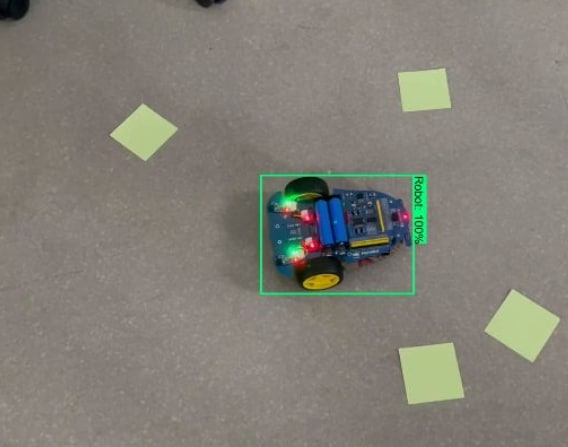
#> input picture img_src/neural-net.jpg, 568 x 447 px, given in place of the camera
$ python main.py
#> lines starting #> are read from the running program, lines starting #| are printed output that depends on the picture; after the words box and inside, x2 and y2 are one past the last pixel; in counts of white or black regions, pixels touching at a corner belong together
### source_files/linux_server/recognition_module.py
import cv2
from mask_structure import *
import numpy as np


class RecognitionUnit:

    def __init__(self):
        try:
            # init camera entity
            self.Camera = cv2.VideoCapture(0)

            self.Camera.set(3, 720)
            self.Camera.set(4, 480)

            if not self.Camera.isOpened():
                raise 'Can`t open the video stream'

            print('[DEBUG] RecognitionUnit initialisation successful!')
        except:
            print('[ERROR] Error while initialising RecognitionUnit!')

    def __del__(self):
        self.Camera.release()
        cv2.destroyAllWindows()

    def run(self):
        image = self.get_image()
        self.update_contours(image)

        return image

    def get_image(self):
        try:
            ret, frame = self.Camera.read()
#> frame is the input picture: shape (447, 568, 3); mean B, G, R 118.8, 127.6, 130.5

            if ret:
                return frame
            else:
                raise 'Retrieving error'
        except:
            print('[ERROR] Error while retrieving an image!')

    def update_contours(self, frame):
        hsvFrame = cv2.cvtColor(frame, cv2.COLOR_BGR2HSV)
#> hsvFrame: shape (447, 568, 3); mean H, S, V 21.2, 34.5, 134.6

        for color in ColorsDict:
            mask = cv2.inRange(hsvFrame, color.mask['lower'], color.mask['upper'])
            # remove  noise (?)

            # find contours
            color.set_contour(cv2.findContours(mask, cv2.RETR_EXTERNAL, cv2.CHAIN_APPROX_SIMPLE)[0])
#> this loop made 3 passes
#> pass 1, in update_contours, `mask = cv2.inRange(hsvFrame, color.mask['lower'], color.mask['upper'])`:
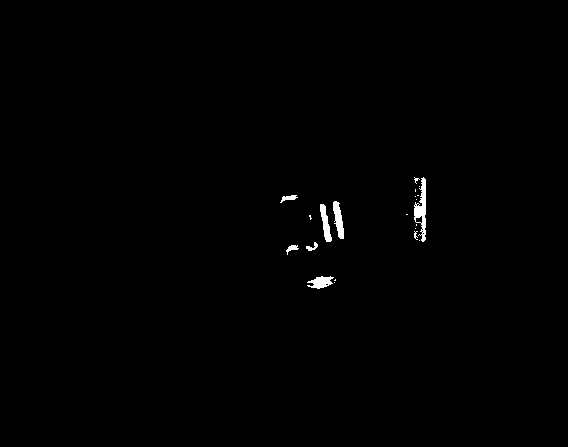
#> mask: shape (447, 568); 0.52% white; 21 white regions (13 under 20 px), largest, box (x1, y1, x2, y2) and area: (414, 177, 426, 242) 394, (333, 201, 344, 239) 249, (320, 204, 332, 242) 229
#> pass 2, in update_contours, `mask = cv2.inRange(hsvFrame, color.mask['lower'], color.mask['upper'])`:
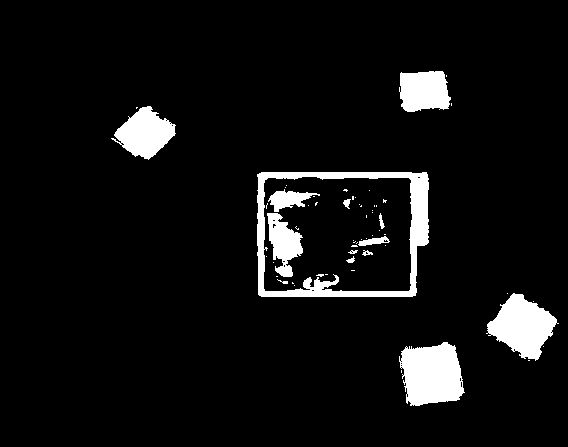
#> mask: shape (447, 568); 6.6% white; 59 white regions (45 under 20 px), largest, box (x1, y1, x2, y2) and area: (257, 172, 429, 297) 4597, (399, 342, 465, 406) 3209, (486, 293, 559, 361) 2769
#> pass 3, in update_contours, `mask = cv2.inRange(hsvFrame, color.mask['lower'], color.mask['upper'])`:
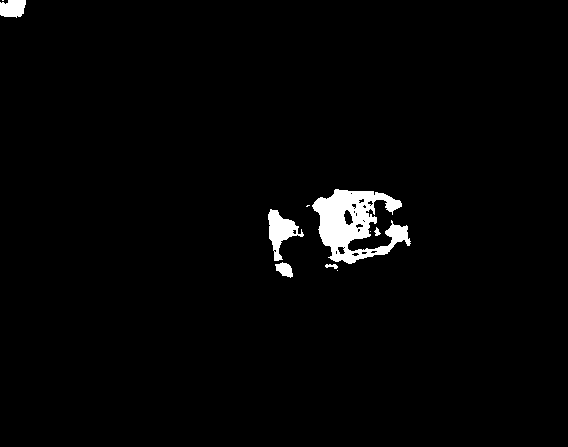
#> mask: shape (447, 568); 2.1% white; 10 white regions (4 under 20 px), largest, box (x1, y1, x2, y2) and area: (312, 189, 411, 264) 3788, (268, 209, 304, 261) 809, (0, 0, 26, 18) 387, (275, 262, 293, 278) 181, (325, 264, 338, 269) 41, (374, 227, 381, 236) 33

### source_files/linux_server/mask_structure.py
import numpy as np
import cv2


class Point:
    def __init__(self, tp, cc, lb, ub):
        self.color_name = tp
        self.color = cc
        self.mask = {'lower': lb, 'upper': ub}

        self.contour = []
        self.cArea = 0
        self.x = 0
        self.y = 0

    def set_contour(self, contours):
        self.contour = None
        self.cArea = 0
        self.x, self.y = 0, 0

        for c in contours:  # for every found contour
            if c is not None:  # check if it`s not empty
                M = cv2.moments(c)
                if M["m00"] > self.cArea:  # find the largest contour
                    self.cArea = M["m00"]
                    self.contour = c
                    self.x = int(M["m10"] / M["m00"])
                    self.y = int(M["m01"] / M["m00"])


ColorsDict = [
    Point('red', (0, 0, 255), np.array([0, 200, 160], np.uint8), np.array([180, 255, 255], np.uint8)),
    Point('green', (0, 255, 0), np.array([25, 52, 72], np.uint8), np.array([102, 255, 255], np.uint8)),
    Point('blue', (255, 0, 0), np.array([94, 80, 2], np.uint8), np.array([120, 255, 255], np.uint8))
]

### source_files/linux_server/main.py
from recognition_module import *
from sockets_module import *


def show_image(RS):
    windowName = 'Image preview'
    while True:
        cv2.imshow(windowName, RS.get_image())

        if (cv2.waitKey(50) & 0xFF == ord('q')) or (cv2.getWindowProperty(windowName, cv2.WND_PROP_VISIBLE) < 1):
            break


def show_contours(RS):
    windowName = 'Contours preview'

    while True:
        image = RS.run()

        for color in ColorsDict:
            if color.contour is not None:
                cv2.drawContours(image, [color.contour], -1, color.color, 2)
                cv2.circle(image, (color.x, color.y), 5, (255, 255, 255), -1)
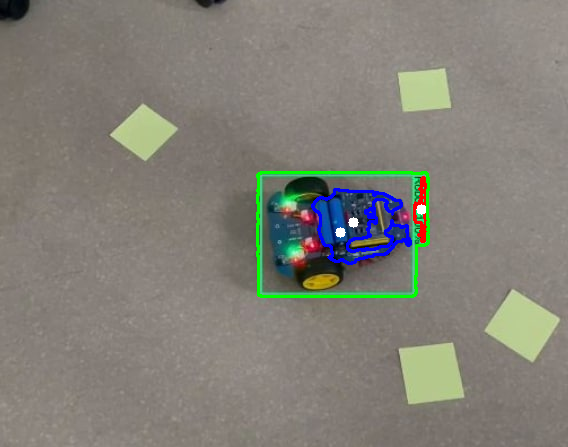
#> image: shape (447, 568, 3); 1.67% of pixels changed, all inside (x1, y1, x2, y2) = (256, 171, 430, 298)

        cv2.imshow(windowName, image)

        if (cv2.waitKey(100) == ord('q')) or (cv2.getWindowProperty(windowName, cv2.WND_PROP_VISIBLE) < 1):
#> (key q is pressed here)
            break


if __name__ == '__main__':
    print('[DEBUG] Launching...')

    # init basic entities
    RecSys = RecognitionUnit()
    # SocExc = TCPUnit()

    # show_image(RecSys)
    show_contours(RecSys)

    print('[DEBUG] Program exit')
